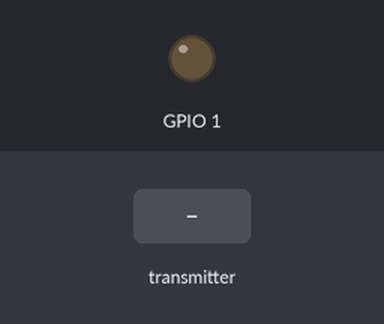
Simulated run of this sketch. Board: ESP32. On the bench: output pins drawn as LEDs (lit = HIGH). The test bench sets the inputs (shaded band). What the sketch prints to the serial monitor is not drawn.

Above: at 2.2 s.
2.3 s: the transmitter starts sending text = 0
At 3.0 s:
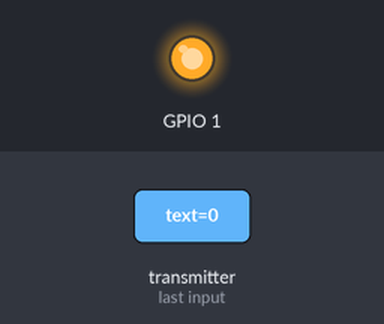
3.8 s: the transmitter starts sending state = 1
At 4.2 s:
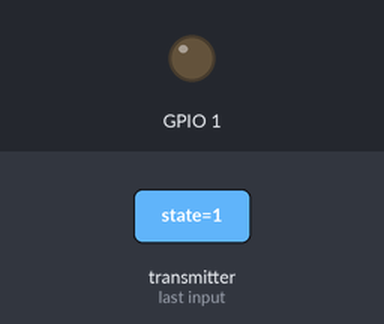
5.3 s: the transmitter starts sending state = 0
At 6.5 s:
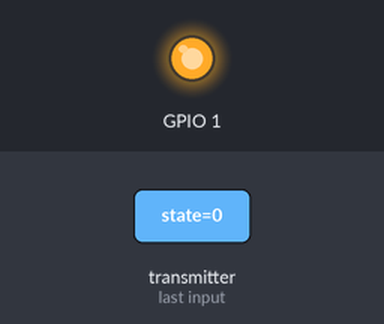
Timing chart, 0 to 8.3 s (numbered marks = the images above; inputs shaded):
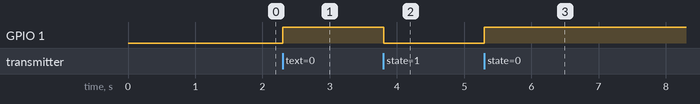

The sketch:

receiver.ino
```cpp
#include <esp_now.h>
#include <esp_wifi.h>
#include <WiFi.h>

uint8_t myAddress[] = {0x01, 0x01, 0x01, 0x01, 0x01, 0x00};
#define CHANNEL 10

typedef struct message {
  char text[64];
  bool state;
} command;

command myCommand;

void commandReceived(const esp_now_recv_info* info, const uint8_t* incomingData, int len) {
  memcpy(&myCommand, incomingData, sizeof(myCommand));
  if (myCommand.state) {
    digitalWrite(1, LOW);
  } else {
    digitalWrite(1, HIGH);
  }
}
void setup() {
  pinMode(1, OUTPUT);
  digitalWrite(1, LOW);
  Serial.begin(9600);
  delay(1000);
  WiFi.mode(WIFI_STA);
  esp_wifi_set_mac(WIFI_IF_STA, myAddress);
  esp_wifi_set_promiscuous(true);
  esp_wifi_set_channel(CHANNEL, WIFI_SECOND_CHAN_NONE);
  esp_wifi_set_promiscuous(false);

  if (esp_now_init() == ESP_OK) {
    Serial.println("ESPNow Init success");
  } else {
    Serial.println("ESPNow Init fail");
    return;
  }
  esp_now_register_recv_cb(commandReceived);
}
void loop() {}
```

Measured:
- after the input at 2.3 s, GPIO 1: LOW → HIGH at once
- after the input at 3.8 s, GPIO 1: HIGH → LOW at once
- after the input at 5.3 s, GPIO 1: LOW → HIGH at once
